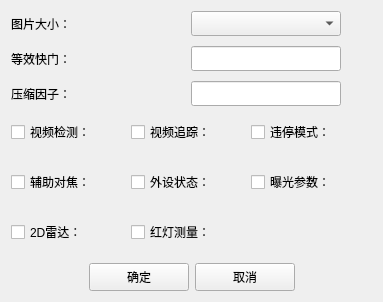
<?xml version="1.0" encoding="UTF-8"?>
<ui version="4.0">
 <class>Dlg_DebugParam</class>
 <widget class="QWidget" name="Dlg_DebugParam">
  <property name="geometry">
   <rect>
    <x>0</x>
    <y>0</y>
    <width>383</width>
    <height>302</height>
   </rect>
  </property>
  <property name="windowTitle">
   <string>Dlg_DebugParam</string>
  </property>
  <layout class="QVBoxLayout" name="verticalLayout" stretch="0,1,0">
   <item>
    <layout class="QHBoxLayout" name="horizontalLayout">
     <item>
      <layout class="QFormLayout" name="formLayout">
       <property name="horizontalSpacing">
        <number>30</number>
       </property>
       <property name="verticalSpacing">
        <number>10</number>
       </property>
       <item row="0" column="0">
        <widget class="QLabel" name="label">
         <property name="minimumSize">
          <size>
           <width>150</width>
           <height>25</height>
          </size>
         </property>
         <property name="text">
          <string>图片大小：</string>
         </property>
        </widget>
       </item>
       <item row="0" column="1">
        <widget class="QComboBox" name="cmb_picSize">
         <property name="minimumSize">
          <size>
           <width>150</width>
           <height>25</height>
          </size>
         </property>
        </widget>
       </item>
       <item row="1" column="0">
        <widget class="QLabel" name="label_2">
         <property name="minimumSize">
          <size>
           <width>25</width>
           <height>0</height>
          </size>
         </property>
         <property name="text">
          <string>等效快门：</string>
         </property>
        </widget>
       </item>
       <item row="2" column="0">
        <widget class="QLabel" name="label_3">
         <property name="text">
          <string>压缩因子：</string>
         </property>
        </widget>
       </item>
       <item row="1" column="1">
        <widget class="QLineEdit" name="ledt_shutter">
         <property name="minimumSize">
          <size>
           <width>0</width>
           <height>25</height>
          </size>
         </property>
        </widget>
       </item>
       <item row="2" column="1">
        <widget class="QLineEdit" name="ledt_eq">
         <property name="minimumSize">
          <size>
           <width>0</width>
           <height>25</height>
          </size>
         </property>
        </widget>
       </item>
      </layout>
     </item>
     <item>
      <spacer name="horizontalSpacer">
       <property name="orientation">
        <enum>Qt::Horizontal</enum>
       </property>
       <property name="sizeHint" stdset="0">
        <size>
         <width>40</width>
         <height>20</height>
        </size>
       </property>
      </spacer>
     </item>
    </layout>
   </item>
   <item>
    <layout class="QHBoxLayout" name="horizontalLayout_3">
     <item>
      <layout class="QGridLayout" name="gridLayout">
       <property name="horizontalSpacing">
        <number>35</number>
       </property>
       <property name="verticalSpacing">
        <number>20</number>
       </property>
       <item row="0" column="0">
        <widget class="QCheckBox" name="chk_videoCheck">
         <property name="minimumSize">
          <size>
           <width>0</width>
           <height>30</height>
          </size>
         </property>
         <property name="text">
          <string>视频检测：</string>
         </property>
        </widget>
       </item>
       <item row="1" column="1">
        <widget class="QCheckBox" name="chk_outerstauts">
         <property name="text">
          <string>外设状态：</string>
         </property>
        </widget>
       </item>
       <item row="1" column="2">
        <widget class="QCheckBox" name="chk_expParam">
         <property name="text">
          <string>曝光参数：</string>
         </property>
        </widget>
       </item>
       <item row="0" column="1">
        <widget class="QCheckBox" name="chk_videoLook">
         <property name="text">
          <string>视频追踪：</string>
         </property>
        </widget>
       </item>
       <item row="0" column="2">
        <widget class="QCheckBox" name="chk_illegalType">
         <property name="text">
          <string>违停模式：</string>
         </property>
        </widget>
       </item>
       <item row="1" column="0">
        <widget class="QCheckBox" name="chk_focus">
         <property name="minimumSize">
          <size>
           <width>0</width>
           <height>30</height>
          </size>
         </property>
         <property name="text">
          <string>辅助对焦：</string>
         </property>
        </widget>
       </item>
       <item row="2" column="0">
        <widget class="QCheckBox" name="chk_2d">
         <property name="minimumSize">
          <size>
           <width>0</width>
           <height>30</height>
          </size>
         </property>
         <property name="text">
          <string>2D雷达：</string>
         </property>
        </widget>
       </item>
       <item row="2" column="1">
        <widget class="QCheckBox" name="chk_readTest">
         <property name="text">
          <string>红灯测量：</string>
         </property>
        </widget>
       </item>
      </layout>
     </item>
     <item>
      <spacer name="horizontalSpacer_2">
       <property name="orientation">
        <enum>Qt::Horizontal</enum>
       </property>
       <property name="sizeHint" stdset="0">
        <size>
         <width>40</width>
         <height>20</height>
        </size>
       </property>
      </spacer>
     </item>
    </layout>
   </item>
   <item>
    <layout class="QHBoxLayout" name="horizontalLayout_4">
     <property name="topMargin">
      <number>10</number>
     </property>
     <item>
      <spacer name="horizontalSpacer_4">
       <property name="orientation">
        <enum>Qt::Horizontal</enum>
       </property>
       <property name="sizeHint" stdset="0">
        <size>
         <width>40</width>
         <height>20</height>
        </size>
       </property>
      </spacer>
     </item>
     <item>
      <widget class="QPushButton" name="btn_save">
       <property name="minimumSize">
        <size>
         <width>100</width>
         <height>28</height>
        </size>
       </property>
       <property name="focusPolicy">
        <enum>Qt::NoFocus</enum>
       </property>
       <property name="text">
        <string>确定</string>
       </property>
      </widget>
     </item>
     <item>
      <widget class="QPushButton" name="btn_cancel">
       <property name="minimumSize">
        <size>
         <width>100</width>
         <height>28</height>
        </size>
       </property>
       <property name="focusPolicy">
        <enum>Qt::NoFocus</enum>
       </property>
       <property name="text">
        <string>取消</string>
       </property>
      </widget>
     </item>
     <item>
      <spacer name="horizontalSpacer_3">
       <property name="orientation">
        <enum>Qt::Horizontal</enum>
       </property>
       <property name="sizeHint" stdset="0">
        <size>
         <width>40</width>
         <height>20</height>
        </size>
       </property>
      </spacer>
     </item>
    </layout>
   </item>
  </layout>
 </widget>
 <layoutdefault spacing="6" margin="11"/>
 <resources/>
 <connections/>
</ui>
